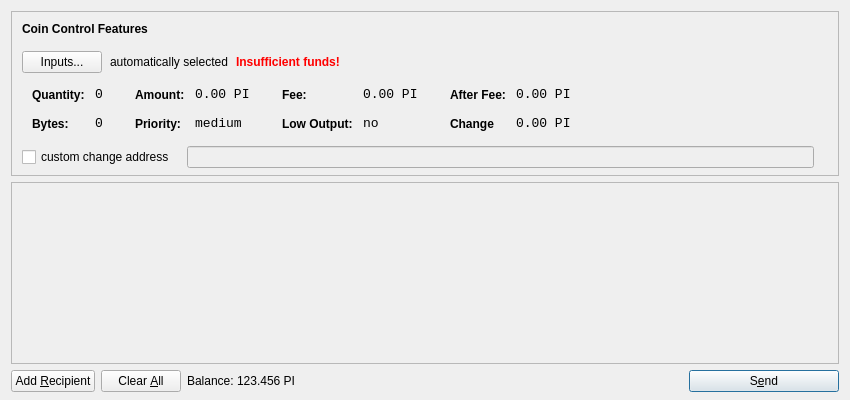
<?xml version="1.0" encoding="UTF-8"?>
<ui version="4.0">
 <class>SendCoinsDialog</class>
 <widget class="QDialog" name="SendCoinsDialog">
  <property name="geometry">
   <rect>
    <x>0</x>
    <y>0</y>
    <width>850</width>
    <height>400</height>
   </rect>
  </property>
  <property name="windowTitle">
   <string>Send Coins</string>
  </property>
  <property name="styleSheet">
   <string notr="true">background-image: url(:/images/bkg2);</string>
  </property>
  <layout class="QVBoxLayout" name="verticalLayout" stretch="0,1,0">
   <property name="bottomMargin">
    <number>8</number>
   </property>
   <item>
    <widget class="QFrame" name="frameCoinControl">
     <property name="sizePolicy">
      <sizepolicy hsizetype="Expanding" vsizetype="Expanding">
       <horstretch>0</horstretch>
       <verstretch>0</verstretch>
      </sizepolicy>
     </property>
     <property name="maximumSize">
      <size>
       <width>16777215</width>
       <height>16777215</height>
      </size>
     </property>
     <property name="frameShape">
      <enum>QFrame::StyledPanel</enum>
     </property>
     <property name="frameShadow">
      <enum>QFrame::Sunken</enum>
     </property>
     <layout class="QVBoxLayout" name="verticalLayoutCoinControl2">
      <property name="spacing">
       <number>6</number>
      </property>
      <property name="leftMargin">
       <number>0</number>
      </property>
      <property name="topMargin">
       <number>0</number>
      </property>
      <property name="rightMargin">
       <number>0</number>
      </property>
      <property name="bottomMargin">
       <number>6</number>
      </property>
      <item>
       <layout class="QVBoxLayout" name="verticalLayoutCoinControl" stretch="0,0,0,0,1">
        <property name="spacing">
         <number>0</number>
        </property>
        <property name="leftMargin">
         <number>10</number>
        </property>
        <property name="topMargin">
         <number>10</number>
        </property>
        <item>
         <layout class="QHBoxLayout" name="horizontalLayoutCoinControl1">
          <property name="bottomMargin">
           <number>15</number>
          </property>
          <item>
           <widget class="QLabel" name="labelCoinControlFeatures">
            <property name="sizePolicy">
             <sizepolicy hsizetype="Preferred" vsizetype="Maximum">
              <horstretch>0</horstretch>
              <verstretch>0</verstretch>
             </sizepolicy>
            </property>
            <property name="font">
             <font>
              <weight>75</weight>
              <bold>true</bold>
             </font>
            </property>
            <property name="styleSheet">
             <string notr="true">font-weight:bold;</string>
            </property>
            <property name="text">
             <string>Coin Control Features</string>
            </property>
           </widget>
          </item>
         </layout>
        </item>
        <item>
         <layout class="QHBoxLayout" name="horizontalLayoutCoinControl2" stretch="0,0,0,0">
          <property name="spacing">
           <number>8</number>
          </property>
          <property name="bottomMargin">
           <number>10</number>
          </property>
          <item>
           <widget class="QPushButton" name="pushButtonCoinControl">
            <property name="styleSheet">
             <string notr="true"/>
            </property>
            <property name="text">
             <string>Inputs...</string>
            </property>
           </widget>
          </item>
          <item>
           <widget class="QLabel" name="labelCoinControlAutomaticallySelected">
            <property name="text">
             <string>automatically selected</string>
            </property>
            <property name="margin">
             <number>5</number>
            </property>
           </widget>
          </item>
          <item>
           <widget class="QLabel" name="labelCoinControlInsuffFunds">
            <property name="font">
             <font>
              <weight>75</weight>
              <bold>true</bold>
             </font>
            </property>
            <property name="styleSheet">
             <string notr="true">color:red;font-weight:bold;</string>
            </property>
            <property name="text">
             <string>Insufficient funds!</string>
            </property>
            <property name="margin">
             <number>5</number>
            </property>
           </widget>
          </item>
          <item>
           <spacer name="horizontalSpacerCoinControl">
            <property name="orientation">
             <enum>Qt::Horizontal</enum>
            </property>
            <property name="sizeHint" stdset="0">
             <size>
              <width>40</width>
              <height>1</height>
             </size>
            </property>
           </spacer>
          </item>
         </layout>
        </item>
        <item>
         <widget class="QWidget" name="widgetCoinControl" native="true">
          <property name="sizePolicy">
           <sizepolicy hsizetype="Preferred" vsizetype="Preferred">
            <horstretch>0</horstretch>
            <verstretch>0</verstretch>
           </sizepolicy>
          </property>
          <property name="minimumSize">
           <size>
            <width>0</width>
            <height>0</height>
           </size>
          </property>
          <property name="styleSheet">
           <string notr="true"/>
          </property>
          <layout class="QHBoxLayout" name="horizontalLayoutCoinControl5">
           <property name="leftMargin">
            <number>0</number>
           </property>
           <property name="topMargin">
            <number>0</number>
           </property>
           <property name="rightMargin">
            <number>0</number>
           </property>
           <property name="bottomMargin">
            <number>0</number>
           </property>
           <item>
            <layout class="QHBoxLayout" name="horizontalLayoutCoinControl3" stretch="0,0,0,1">
             <property name="spacing">
              <number>20</number>
             </property>
             <property name="topMargin">
              <number>0</number>
             </property>
             <property name="bottomMargin">
              <number>10</number>
             </property>
             <item>
              <layout class="QFormLayout" name="formLayoutCoinControl1">
               <property name="horizontalSpacing">
                <number>10</number>
               </property>
               <property name="verticalSpacing">
                <number>14</number>
               </property>
               <property name="leftMargin">
                <number>10</number>
               </property>
               <property name="topMargin">
                <number>4</number>
               </property>
               <property name="rightMargin">
                <number>6</number>
               </property>
               <item row="0" column="0">
                <widget class="QLabel" name="labelCoinControlQuantityText">
                 <property name="styleSheet">
                  <string notr="true">font-weight:bold;</string>
                 </property>
                 <property name="text">
                  <string>Quantity:</string>
                 </property>
                 <property name="margin">
                  <number>0</number>
                 </property>
                </widget>
               </item>
               <item row="0" column="1">
                <widget class="QLabel" name="labelCoinControlQuantity">
                 <property name="font">
                  <font>
                   <family>Monospace</family>
                   <pointsize>10</pointsize>
                  </font>
                 </property>
                 <property name="cursor">
                  <cursorShape>IBeamCursor</cursorShape>
                 </property>
                 <property name="contextMenuPolicy">
                  <enum>Qt::ActionsContextMenu</enum>
                 </property>
                 <property name="text">
                  <string>0</string>
                 </property>
                 <property name="margin">
                  <number>0</number>
                 </property>
                 <property name="textInteractionFlags">
                  <set>Qt::LinksAccessibleByMouse|Qt::TextSelectableByKeyboard|Qt::TextSelectableByMouse</set>
                 </property>
                </widget>
               </item>
               <item row="1" column="0">
                <widget class="QLabel" name="labelCoinControlBytesText">
                 <property name="styleSheet">
                  <string notr="true">font-weight:bold;</string>
                 </property>
                 <property name="text">
                  <string>Bytes:</string>
                 </property>
                </widget>
               </item>
               <item row="1" column="1">
                <widget class="QLabel" name="labelCoinControlBytes">
                 <property name="font">
                  <font>
                   <family>Monospace</family>
                   <pointsize>10</pointsize>
                  </font>
                 </property>
                 <property name="cursor">
                  <cursorShape>IBeamCursor</cursorShape>
                 </property>
                 <property name="contextMenuPolicy">
                  <enum>Qt::ActionsContextMenu</enum>
                 </property>
                 <property name="text">
                  <string>0</string>
                 </property>
                 <property name="textInteractionFlags">
                  <set>Qt::LinksAccessibleByMouse|Qt::TextSelectableByKeyboard|Qt::TextSelectableByMouse</set>
                 </property>
                </widget>
               </item>
              </layout>
             </item>
             <item>
              <layout class="QFormLayout" name="formLayoutCoinControl2">
               <property name="horizontalSpacing">
                <number>10</number>
               </property>
               <property name="verticalSpacing">
                <number>14</number>
               </property>
               <property name="leftMargin">
                <number>6</number>
               </property>
               <property name="topMargin">
                <number>4</number>
               </property>
               <property name="rightMargin">
                <number>6</number>
               </property>
               <item row="0" column="0">
                <widget class="QLabel" name="labelCoinControlAmountText">
                 <property name="styleSheet">
                  <string notr="true">font-weight:bold;</string>
                 </property>
                 <property name="text">
                  <string>Amount:</string>
                 </property>
                 <property name="margin">
                  <number>0</number>
                 </property>
                </widget>
               </item>
               <item row="0" column="1">
                <widget class="QLabel" name="labelCoinControlAmount">
                 <property name="font">
                  <font>
                   <family>Monospace</family>
                   <pointsize>10</pointsize>
                  </font>
                 </property>
                 <property name="cursor">
                  <cursorShape>IBeamCursor</cursorShape>
                 </property>
                 <property name="contextMenuPolicy">
                  <enum>Qt::ActionsContextMenu</enum>
                 </property>
                 <property name="text">
                  <string>0.00 PI</string>
                 </property>
                 <property name="textInteractionFlags">
                  <set>Qt::LinksAccessibleByMouse|Qt::TextSelectableByKeyboard|Qt::TextSelectableByMouse</set>
                 </property>
                </widget>
               </item>
               <item row="1" column="0">
                <widget class="QLabel" name="labelCoinControlPriorityText">
                 <property name="styleSheet">
                  <string notr="true">font-weight:bold;</string>
                 </property>
                 <property name="text">
                  <string>Priority:</string>
                 </property>
                </widget>
               </item>
               <item row="1" column="1">
                <widget class="QLabel" name="labelCoinControlPriority">
                 <property name="font">
                  <font>
                   <family>Monospace</family>
                   <pointsize>10</pointsize>
                  </font>
                 </property>
                 <property name="cursor">
                  <cursorShape>IBeamCursor</cursorShape>
                 </property>
                 <property name="contextMenuPolicy">
                  <enum>Qt::ActionsContextMenu</enum>
                 </property>
                 <property name="text">
                  <string>medium</string>
                 </property>
                 <property name="textInteractionFlags">
                  <set>Qt::LinksAccessibleByMouse|Qt::TextSelectableByKeyboard|Qt::TextSelectableByMouse</set>
                 </property>
                </widget>
               </item>
              </layout>
             </item>
             <item>
              <layout class="QFormLayout" name="formLayoutCoinControl3">
               <property name="horizontalSpacing">
                <number>10</number>
               </property>
               <property name="verticalSpacing">
                <number>14</number>
               </property>
               <property name="leftMargin">
                <number>6</number>
               </property>
               <property name="topMargin">
                <number>4</number>
               </property>
               <property name="rightMargin">
                <number>6</number>
               </property>
               <item row="0" column="0">
                <widget class="QLabel" name="labelCoinControlFeeText">
                 <property name="styleSheet">
                  <string notr="true">font-weight:bold;</string>
                 </property>
                 <property name="text">
                  <string>Fee:</string>
                 </property>
                 <property name="margin">
                  <number>0</number>
                 </property>
                </widget>
               </item>
               <item row="0" column="1">
                <widget class="QLabel" name="labelCoinControlFee">
                 <property name="font">
                  <font>
                   <family>Monospace</family>
                   <pointsize>10</pointsize>
                  </font>
                 </property>
                 <property name="cursor">
                  <cursorShape>IBeamCursor</cursorShape>
                 </property>
                 <property name="contextMenuPolicy">
                  <enum>Qt::ActionsContextMenu</enum>
                 </property>
                 <property name="text">
                  <string>0.00 PI</string>
                 </property>
                 <property name="textInteractionFlags">
                  <set>Qt::LinksAccessibleByMouse|Qt::TextSelectableByKeyboard|Qt::TextSelectableByMouse</set>
                 </property>
                </widget>
               </item>
               <item row="1" column="0">
                <widget class="QLabel" name="labelCoinControlLowOutputText">
                 <property name="styleSheet">
                  <string notr="true">font-weight:bold;</string>
                 </property>
                 <property name="text">
                  <string>Low Output:</string>
                 </property>
                </widget>
               </item>
               <item row="1" column="1">
                <widget class="QLabel" name="labelCoinControlLowOutput">
                 <property name="font">
                  <font>
                   <family>Monospace</family>
                   <pointsize>10</pointsize>
                  </font>
                 </property>
                 <property name="cursor">
                  <cursorShape>IBeamCursor</cursorShape>
                 </property>
                 <property name="contextMenuPolicy">
                  <enum>Qt::ActionsContextMenu</enum>
                 </property>
                 <property name="text">
                  <string>no</string>
                 </property>
                 <property name="textInteractionFlags">
                  <set>Qt::LinksAccessibleByMouse|Qt::TextSelectableByKeyboard|Qt::TextSelectableByMouse</set>
                 </property>
                </widget>
               </item>
              </layout>
             </item>
             <item>
              <layout class="QFormLayout" name="formLayoutCoinControl4">
               <property name="horizontalSpacing">
                <number>10</number>
               </property>
               <property name="verticalSpacing">
                <number>14</number>
               </property>
               <property name="leftMargin">
                <number>6</number>
               </property>
               <property name="topMargin">
                <number>4</number>
               </property>
               <property name="rightMargin">
                <number>6</number>
               </property>
               <item row="0" column="0">
                <widget class="QLabel" name="labelCoinControlAfterFeeText">
                 <property name="styleSheet">
                  <string notr="true">font-weight:bold;</string>
                 </property>
                 <property name="text">
                  <string>After Fee:</string>
                 </property>
                 <property name="margin">
                  <number>0</number>
                 </property>
                </widget>
               </item>
               <item row="0" column="1">
                <widget class="QLabel" name="labelCoinControlAfterFee">
                 <property name="font">
                  <font>
                   <family>Monospace</family>
                   <pointsize>10</pointsize>
                  </font>
                 </property>
                 <property name="cursor">
                  <cursorShape>IBeamCursor</cursorShape>
                 </property>
                 <property name="contextMenuPolicy">
                  <enum>Qt::ActionsContextMenu</enum>
                 </property>
                 <property name="text">
                  <string>0.00 PI</string>
                 </property>
                 <property name="textInteractionFlags">
                  <set>Qt::LinksAccessibleByMouse|Qt::TextSelectableByKeyboard|Qt::TextSelectableByMouse</set>
                 </property>
                </widget>
               </item>
               <item row="1" column="0">
                <widget class="QLabel" name="labelCoinControlChangeText">
                 <property name="styleSheet">
                  <string notr="true">font-weight:bold;</string>
                 </property>
                 <property name="text">
                  <string>Change</string>
                 </property>
                </widget>
               </item>
               <item row="1" column="1">
                <widget class="QLabel" name="labelCoinControlChange">
                 <property name="font">
                  <font>
                   <family>Monospace</family>
                   <pointsize>10</pointsize>
                  </font>
                 </property>
                 <property name="cursor">
                  <cursorShape>IBeamCursor</cursorShape>
                 </property>
                 <property name="contextMenuPolicy">
                  <enum>Qt::ActionsContextMenu</enum>
                 </property>
                 <property name="text">
                  <string>0.00 PI</string>
                 </property>
                 <property name="textInteractionFlags">
                  <set>Qt::LinksAccessibleByMouse|Qt::TextSelectableByKeyboard|Qt::TextSelectableByMouse</set>
                 </property>
                </widget>
               </item>
              </layout>
             </item>
            </layout>
           </item>
          </layout>
         </widget>
        </item>
        <item>
         <layout class="QHBoxLayout" name="horizontalLayoutCoinControl4" stretch="0,0,0">
          <property name="spacing">
           <number>12</number>
          </property>
          <property name="sizeConstraint">
           <enum>QLayout::SetDefaultConstraint</enum>
          </property>
          <property name="topMargin">
           <number>5</number>
          </property>
          <property name="rightMargin">
           <number>5</number>
          </property>
          <item>
           <widget class="QCheckBox" name="checkBoxCoinControlChange">
            <property name="text">
             <string>custom change address</string>
            </property>
           </widget>
          </item>
          <item>
           <widget class="QLineEdit" name="lineEditCoinControlChange">
            <property name="enabled">
             <bool>false</bool>
            </property>
            <property name="sizePolicy">
             <sizepolicy hsizetype="Expanding" vsizetype="Fixed">
              <horstretch>0</horstretch>
              <verstretch>0</verstretch>
             </sizepolicy>
            </property>
           </widget>
          </item>
          <item>
           <widget class="QLabel" name="labelCoinControlChangeLabel">
            <property name="sizePolicy">
             <sizepolicy hsizetype="Preferred" vsizetype="Expanding">
              <horstretch>0</horstretch>
              <verstretch>0</verstretch>
             </sizepolicy>
            </property>
            <property name="minimumSize">
             <size>
              <width>0</width>
              <height>0</height>
             </size>
            </property>
            <property name="text">
             <string/>
            </property>
            <property name="margin">
             <number>3</number>
            </property>
           </widget>
          </item>
         </layout>
        </item>
        <item>
         <spacer name="verticalSpacerCoinControl">
          <property name="orientation">
           <enum>Qt::Vertical</enum>
          </property>
          <property name="sizeHint" stdset="0">
           <size>
            <width>800</width>
            <height>1</height>
           </size>
          </property>
         </spacer>
        </item>
       </layout>
      </item>
     </layout>
    </widget>
   </item>
   <item>
    <widget class="QScrollArea" name="scrollArea">
     <property name="widgetResizable">
      <bool>true</bool>
     </property>
     <widget class="QWidget" name="scrollAreaWidgetContents">
      <property name="geometry">
       <rect>
        <x>0</x>
        <y>0</y>
        <width>830</width>
        <height>172</height>
       </rect>
      </property>
      <layout class="QVBoxLayout" name="verticalLayout_2">
       <property name="leftMargin">
        <number>0</number>
       </property>
       <property name="topMargin">
        <number>0</number>
       </property>
       <property name="rightMargin">
        <number>0</number>
       </property>
       <property name="bottomMargin">
        <number>0</number>
       </property>
       <item>
        <layout class="QVBoxLayout" name="entries">
         <property name="spacing">
          <number>6</number>
         </property>
        </layout>
       </item>
       <item>
        <spacer name="verticalSpacer">
         <property name="orientation">
          <enum>Qt::Vertical</enum>
         </property>
         <property name="sizeHint" stdset="0">
          <size>
           <width>20</width>
           <height>40</height>
          </size>
         </property>
        </spacer>
       </item>
      </layout>
     </widget>
    </widget>
   </item>
   <item>
    <layout class="QHBoxLayout" name="horizontalLayout">
     <item>
      <widget class="QPushButton" name="addButton">
       <property name="toolTip">
        <string>Send to multiple recipients at once</string>
       </property>
       <property name="text">
        <string>Add &amp;Recipient</string>
       </property>
       <property name="icon">
        <iconset resource="../bitcoin.qrc">
         <normaloff>:/icons/add</normaloff>:/icons/add</iconset>
       </property>
       <property name="autoDefault">
        <bool>false</bool>
       </property>
      </widget>
     </item>
     <item>
      <widget class="QPushButton" name="clearButton">
       <property name="sizePolicy">
        <sizepolicy hsizetype="Minimum" vsizetype="Fixed">
         <horstretch>0</horstretch>
         <verstretch>0</verstretch>
        </sizepolicy>
       </property>
       <property name="toolTip">
        <string>Remove all transaction fields</string>
       </property>
       <property name="text">
        <string>Clear &amp;All</string>
       </property>
       <property name="icon">
        <iconset resource="../bitcoin.qrc">
         <normaloff>:/icons/remove</normaloff>:/icons/remove</iconset>
       </property>
       <property name="autoRepeatDelay">
        <number>300</number>
       </property>
       <property name="autoDefault">
        <bool>false</bool>
       </property>
      </widget>
     </item>
     <item>
      <layout class="QHBoxLayout" name="horizontalLayout_2">
       <property name="spacing">
        <number>3</number>
       </property>
       <item>
        <widget class="QLabel" name="label">
         <property name="sizePolicy">
          <sizepolicy hsizetype="Preferred" vsizetype="Fixed">
           <horstretch>0</horstretch>
           <verstretch>0</verstretch>
          </sizepolicy>
         </property>
         <property name="text">
          <string>Balance:</string>
         </property>
        </widget>
       </item>
       <item>
        <widget class="QLabel" name="labelBalance">
         <property name="sizePolicy">
          <sizepolicy hsizetype="Preferred" vsizetype="Fixed">
           <horstretch>0</horstretch>
           <verstretch>0</verstretch>
          </sizepolicy>
         </property>
         <property name="cursor">
          <cursorShape>IBeamCursor</cursorShape>
         </property>
         <property name="text">
          <string>123.456 PI</string>
         </property>
         <property name="textInteractionFlags">
          <set>Qt::LinksAccessibleByMouse|Qt::TextSelectableByKeyboard|Qt::TextSelectableByMouse</set>
         </property>
        </widget>
       </item>
      </layout>
     </item>
     <item>
      <spacer name="horizontalSpacer">
       <property name="orientation">
        <enum>Qt::Horizontal</enum>
       </property>
       <property name="sizeHint" stdset="0">
        <size>
         <width>40</width>
         <height>20</height>
        </size>
       </property>
      </spacer>
     </item>
     <item>
      <widget class="QPushButton" name="sendButton">
       <property name="minimumSize">
        <size>
         <width>150</width>
         <height>0</height>
        </size>
       </property>
       <property name="toolTip">
        <string>Confirm the send action</string>
       </property>
       <property name="text">
        <string>S&amp;end</string>
       </property>
       <property name="icon">
        <iconset resource="../bitcoin.qrc">
         <normaloff>:/icons/send</normaloff>:/icons/send</iconset>
       </property>
       <property name="default">
        <bool>true</bool>
       </property>
      </widget>
     </item>
    </layout>
   </item>
  </layout>
 </widget>
 <resources>
  <include location="../bitcoin.qrc"/>
 </resources>
 <connections/>
</ui>
